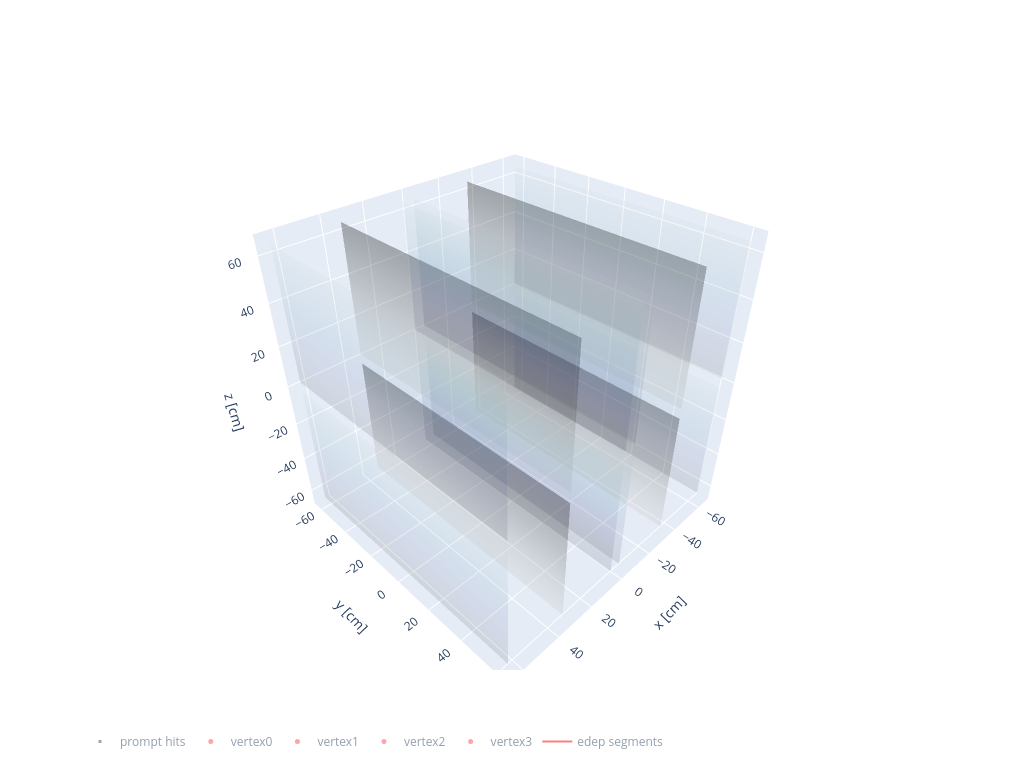

The code cell stored with this chart in its notebook:
### Markdown cell above
Here we plot the prompt hits again. The color now indicates the associated trackID from truth info. When you hover on a hit, it will show you the position of the hit and the pdg code of the associated segment. It will also plot the associated vertices if they are in the active volume. The hits associated segments are also drawn in the plot.

### Code cell
fig = go.Figure()

plot_outActive_vertices = True

##########################
# Draw the cathodes
##########################
fig.add_traces(draw_cathode_planes(
    x_boundaries, y_boundaries, z_boundaries, 
    showscale=False,
    opacity=0.3,
    colorscale='Greys',
))

##########################
# Draw the anodes
##########################
fig.add_traces(draw_anode_planes(
    x_boundaries, y_boundaries, z_boundaries, 
    showscale=False,
    opacity=0.1,
    colorscale='ice',
))

##########################
# Draw the prompt hits
##########################
PHits_traces = go.Scatter3d(
        x=PromptHits_ev.data['x'].flatten(), y=PromptHits_ev.data['y'].flatten(), z=PromptHits_ev.data['z'].flatten(),
        marker_color=Segs_PromptHits[0,:,0,0]['segment_id'],
        name='prompt hits',
        mode='markers',
        visible='legendonly',
        marker_size=3,
        marker_symbol='square',
        showlegend=True,
        opacity=0.7,
        customdata=Segs_PromptHits[0,:,0,0]['pdg_id'].data,
        hovertemplate='<b>x:%{x:.3f}</b><br>y:%{y:.3f}<br>z:%{z:.3f}<br>pdg_id:%{customdata:d}',
        )
fig.add_traces(PHits_traces)

##########################
# Draw the vertices that are in the active LAr
##########################
# Many hits will trace back to same vertices. Let's get rid some repetition here.
vtxID_uniq_ev, vtx_idx = np.unique(Ints_PHits_ev['vertex_id'], return_index=True)
unique_Ints = np.take(Ints_PHits_ev, vtx_idx[vtxID_uniq_ev != 0]) # vertex_id == 0 are masked
Vtx_traces = []
for i_vtx, vtx in enumerate(unique_Ints):
    if plot_outActive_vertices or vtx_in_LArActive( [vtx['x_vert'], vtx['y_vert'], vtx['z_vert']]):
        Vtx_traces.append(go.Scatter3d(
        x=[vtx['x_vert']], y=[vtx['y_vert']], z=[vtx['z_vert']],
        marker_color='red',
        name=f'vertex{i_vtx}',
        mode='markers',
        visible='legendonly',
        marker_size=5,
        marker_symbol='circle',
        showlegend=True,
        opacity=0.7
        ))
fig.add_traces(Vtx_traces)
if len(Vtx_traces) == 0:
    print("No vertices in the active LAr volume!")


##########################
# Draw associated segments
##########################
Segs_traces = plot_segs(Segs_PromptHits[0,:,0,0], 
                    mode="lines",
                    name="edep segments",
                    visible='legendonly',
                    line_color='red',
                    showlegend=True
                    )
fig.add_traces(Segs_traces)

fig.update_layout(
    width=1024, height=768,
    legend_orientation="h",
    scene = dict(xaxis_title='x [cm]',
                 yaxis_title='y [cm]',
                 zaxis_title='z [cm]')    
)

fig.show()

### Figure 1 — Plotly figure (JSON) as saved in the notebook; plotly's stock layout.template omitted (floating-point values rounded to 4 significant figures; data arrays with more than 128 entries replaced by an {"elided": "..."} marker saying what was removed)
{"data": [{"colorscale": [[0, "rgb(255,255,255)"], [0.125, "rgb(240,240,240)"], [0.25, "rgb(217,217,217)"], [0.375, "rgb(189,189,189)"], [0.5, "rgb(150,150,150)"], [0.625, "rgb(115,115,115)"], [0.75, "rgb(82,82,82)"], [0.875, "rgb(37,37,37)"], [1, "rgb(0,0,0)"]], "opacity": 0.3, "showscale": false, "type": "surface", "x": [[-33.5, -33.5], [-33.5, -33.5]], "y": [[-62.08, -62.08], [62.08, 62.08]], "z": [[-64.54, -2.462], [-64.54, -2.462]]}, {"colorscale": [[0, "rgb(255,255,255)"], [0.125, "rgb(240,240,240)"], [0.25, "rgb(217,217,217)"], [0.375, "rgb(189,189,189)"], [0.5, "rgb(150,150,150)"], [0.625, "rgb(115,115,115)"], [0.75, "rgb(82,82,82)"], [0.875, "rgb(37,37,37)"], [1, "rgb(0,0,0)"]], "opacity": 0.3, "showscale": false, "type": "surface", "x": [[33.5, 33.5], [33.5, 33.5]], "y": [[-62.08, -62.08], [62.08, 62.08]], "z": [[-64.54, -2.462], [-64.54, -2.462]]}, {"colorscale": [[0, "rgb(255,255,255)"], [0.125, "rgb(240,240,240)"], [0.25, "rgb(217,217,217)"], [0.375, "rgb(189,189,189)"], [0.5, "rgb(150,150,150)"], [0.625, "rgb(115,115,115)"], [0.75, "rgb(82,82,82)"], [0.875, "rgb(37,37,37)"], [1, "rgb(0,0,0)"]], "opacity": 0.3, "showscale": false, "type": "surface", "x": [[-33.5, -33.5], [-33.5, -33.5]], "y": [[-62.08, -62.08], [62.08, 62.08]], "z": [[2.462, 64.54], [2.462, 64.54]]}, {"colorscale": [[0, "rgb(255,255,255)"], [0.125, "rgb(240,240,240)"], [0.25, "rgb(217,217,217)"], [0.375, "rgb(189,189,189)"], [0.5, "rgb(150,150,150)"], [0.625, "rgb(115,115,115)"], [0.75, "rgb(82,82,82)"], [0.875, "rgb(37,37,37)"], [1, "rgb(0,0,0)"]], "opacity": 0.3, "showscale": false, "type": "surface", "x": [[33.5, 33.5], [33.5, 33.5]], "y": [[-62.08, -62.08], [62.08, 62.08]], "z": [[2.462, 64.54], [2.462, 64.54]]}, {"colorscale": [[0, "rgb(3, 5, 18)"], [0.09091, "rgb(25, 25, 51)"], [0.1818, "rgb(44, 42, 87)"], [0.2727, "rgb(58, 60, 125)"], [0.3636, "rgb(62, 83, 160)"], [0.4545, "rgb(62, 109, 178)"], [0.5455, "rgb(72, 134, 187)"], [0.6364, "rgb(89, 159, 196)"], [0.7273, "rgb(114, 184, 205)"], [0.8182, "rgb(149, 207, 216)"], [0.9091, "rgb(192, 229, 232)"], [1, "rgb(234, 252, 253)"]], "opacity": 0.1, "showscale": false, "type": "surface", "x": [[-64.09, -64.09], [-64.09, -64.09]], "y": [[-62.08, -62.08], [62.08, 62.08]], "z": [[-64.54, -2.462], [-64.54, -2.462]]}, {"colorscale": [[0, "rgb(3, 5, 18)"], [0.09091, "rgb(25, 25, 51)"], [0.1818, "rgb(44, 42, 87)"], [0.2727, "rgb(58, 60, 125)"], [0.3636, "rgb(62, 83, 160)"], [0.4545, "rgb(62, 109, 178)"], [0.5455, "rgb(72, 134, 187)"], [0.6364, "rgb(89, 159, 196)"], [0.7273, "rgb(114, 184, 205)"], [0.8182, "rgb(149, 207, 216)"], [0.9091, "rgb(192, 229, 232)"], [1, "rgb(234, 252, 253)"]], "opacity": 0.1, "showscale": false, "type": "surface", "x": [[-2.91, -2.91], [-2.91, -2.91]], "y": [[-62.08, -62.08], [62.08, 62.08]], "z": [[-64.54, -2.462], [-64.54, -2.462]]}, {"colorscale": [[0, "rgb(3, 5, 18)"], [0.09091, "rgb(25, 25, 51)"], [0.1818, "rgb(44, 42, 87)"], [0.2727, "rgb(58, 60, 125)"], [0.3636, "rgb(62, 83, 160)"], [0.4545, "rgb(62, 109, 178)"], [0.5455, "rgb(72, 134, 187)"], [0.6364, "rgb(89, 159, 196)"], [0.7273, "rgb(114, 184, 205)"], [0.8182, "rgb(149, 207, 216)"], [0.9091, "rgb(192, 229, 232)"], [1, "rgb(234, 252, 253)"]], "opacity": 0.1, "showscale": false, "type": "surface", "x": [[2.91, 2.91], [2.91, 2.91]], "y": [[-62.08, -62.08], [62.08, 62.08]], "z": [[-64.54, -2.462], [-64.54, -2.462]]}, {"colorscale": [[0, "rgb(3, 5, 18)"], [0.09091, "rgb(25, 25, 51)"], [0.1818, "rgb(44, 42, 87)"], [0.2727, "rgb(58, 60, 125)"], [0.3636, "rgb(62, 83, 160)"], [0.4545, "rgb(62, 109, 178)"], [0.5455, "rgb(72, 134, 187)"], [0.6364, "rgb(89, 159, 196)"], [0.7273, "rgb(114, 184, 205)"], [0.8182, "rgb(149, 207, 216)"], [0.9091, "rgb(192, 229, 232)"], [1, "rgb(234, 252, 253)"]], "opacity": 0.1, "showscale": false, "type": "surface", "x": [[64.09, 64.09], [64.09, 64.09]], "y": [[-62.08, -62.08], [62.08, 62.08]], "z": [[-64.54, -2.462], [-64.54, -2.462]]}, {"colorscale": [[0, "rgb(3, 5, 18)"], [0.09091, "rgb(25, 25, 51)"], [0.1818, "rgb(44, 42, 87)"], [0.2727, "rgb(58, 60, 125)"], [0.3636, "rgb(62, 83, 160)"], [0.4545, "rgb(62, 109, 178)"], [0.5455, "rgb(72, 134, 187)"], [0.6364, "rgb(89, 159, 196)"], [0.7273, "rgb(114, 184, 205)"], [0.8182, "rgb(149, 207, 216)"], [0.9091, "rgb(192, 229, 232)"], [1, "rgb(234, 252, 253)"]], "opacity": 0.1, "showscale": false, "type": "surface", "x": [[-64.09, -64.09], [-64.09, -64.09]], "y": [[-62.08, -62.08], [62.08, 62.08]], "z": [[2.462, 64.54], [2.462, 64.54]]}, {"colorscale": [[0, "rgb(3, 5, 18)"], [0.09091, "rgb(25, 25, 51)"], [0.1818, "rgb(44, 42, 87)"], [0.2727, "rgb(58, 60, 125)"], [0.3636, "rgb(62, 83, 160)"], [0.4545, "rgb(62, 109, 178)"], [0.5455, "rgb(72, 134, 187)"], [0.6364, "rgb(89, 159, 196)"], [0.7273, "rgb(114, 184, 205)"], [0.8182, "rgb(149, 207, 216)"], [0.9091, "rgb(192, 229, 232)"], [1, "rgb(234, 252, 253)"]], "opacity": 0.1, "showscale": false, "type": "surface", "x": [[-2.91, -2.91], [-2.91, -2.91]], "y": [[-62.08, -62.08], [62.08, 62.08]], "z": [[2.462, 64.54], [2.462, 64.54]]}, {"colorscale": [[0, "rgb(3, 5, 18)"], [0.09091, "rgb(25, 25, 51)"], [0.1818, "rgb(44, 42, 87)"], [0.2727, "rgb(58, 60, 125)"], [0.3636, "rgb(62, 83, 160)"], [0.4545, "rgb(62, 109, 178)"], [0.5455, "rgb(72, 134, 187)"], [0.6364, "rgb(89, 159, 196)"], [0.7273, "rgb(114, 184, 205)"], [0.8182, "rgb(149, 207, 216)"], [0.9091, "rgb(192, 229, 232)"], [1, "rgb(234, 252, 253)"]], "opacity": 0.1, "showscale": false, "type": "surface", "x": [[2.91, 2.91], [2.91, 2.91]], "y": [[-62.08, -62.08], [62.08, 62.08]], "z": [[2.462, 64.54], [2.462, 64.54]]}, {"colorscale": [[0, "rgb(3, 5, 18)"], [0.09091, "rgb(25, 25, 51)"], [0.1818, "rgb(44, 42, 87)"], [0.2727, "rgb(58, 60, 125)"], [0.3636, "rgb(62, 83, 160)"], [0.4545, "rgb(62, 109, 178)"], [0.5455, "rgb(72, 134, 187)"], [0.6364, "rgb(89, 159, 196)"], [0.7273, "rgb(114, 184, 205)"], [0.8182, "rgb(149, 207, 216)"], [0.9091, "rgb(192, 229, 232)"], [1, "rgb(234, 252, 253)"]], "opacity": 0.1, "showscale": false, "type": "surface", "x": [[64.09, 64.09], [64.09, 64.09]], "y": [[-62.08, -62.08], [62.08, 62.08]], "z": [[2.462, 64.54], [2.462, 64.54]]}, {"customdata": {"elided": "2357 int values"}, "hovertemplate": "<b>x:%{x:.3f}</b><br>y:%{y:.3f}<br>z:%{z:.3f}<br>pdg_id:%{customdata:d}", "marker": {"color": {"elided": "2357 int values"}, "size": 3, "symbol": "square"}, "mode": "markers", "name": "prompt hits", "opacity": 0.7, "showlegend": true, "type": "scatter3d", "visible": "legendonly", "x": {"elided": "2357 float values"}, "y": {"elided": "2357 float values"}, "z": {"elided": "2357 float values"}}, {"marker": {"color": "red", "size": 5, "symbol": "circle"}, "mode": "markers", "name": "vertex0", "opacity": 0.7, "showlegend": true, "type": "scatter3d", "visible": "legendonly", "x": [5.009], "y": [-10.25], "z": [-20.57]}, {"marker": {"color": "red", "size": 5, "symbol": "circle"}, "mode": "markers", "name": "vertex1", "opacity": 0.7, "showlegend": true, "type": "scatter3d", "visible": "legendonly", "x": [-34.79], "y": [14.58], "z": [64.0]}, {"marker": {"color": "red", "size": 5, "symbol": "circle"}, "mode": "markers", "name": "vertex2", "opacity": 0.7, "showlegend": true, "type": "scatter3d", "visible": "legendonly", "x": [65.84], "y": [4.999], "z": [-6464.0]}, {"marker": {"color": "red", "size": 5, "symbol": "circle"}, "mode": "markers", "name": "vertex3", "opacity": 0.7, "showlegend": true, "type": "scatter3d", "visible": "legendonly", "x": [-143.2], "y": [530.2], "z": [-3854.0]}, {"line": {"color": "red"}, "mode": "lines", "name": "edep segments", "showlegend": true, "type": "scatter3d", "visible": "legendonly", "x": {"elided": "7071 float values"}, "y": {"elided": "7071 float values"}, "z": {"elided": "7071 float values"}}], "layout": {"height": 768, "legend": {"orientation": "h"}, "scene": {"xaxis": {"title": {"text": "x [cm]"}}, "yaxis": {"title": {"text": "y [cm]"}}, "zaxis": {"title": {"text": "z [cm]"}}}, "width": 1024}}
